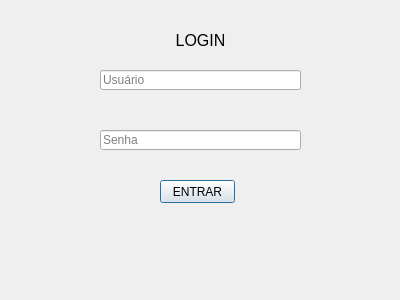
<?xml version="1.0" encoding="UTF-8"?>
<ui version="4.0">
 <class>Dialog</class>
 <widget class="QDialog" name="Dialog">
  <property name="geometry">
   <rect>
    <x>0</x>
    <y>0</y>
    <width>400</width>
    <height>300</height>
   </rect>
  </property>
  <property name="windowTitle">
   <string>Dialog</string>
  </property>
  <widget class="QPushButton" name="pushButton">
   <property name="geometry">
    <rect>
     <x>160</x>
     <y>180</y>
     <width>75</width>
     <height>23</height>
    </rect>
   </property>
   <property name="cursor">
    <cursorShape>PointingHandCursor</cursorShape>
   </property>
   <property name="text">
    <string>ENTRAR</string>
   </property>
  </widget>
  <widget class="QLineEdit" name="lineEdit">
   <property name="geometry">
    <rect>
     <x>100</x>
     <y>130</y>
     <width>201</width>
     <height>20</height>
    </rect>
   </property>
   <property name="text">
    <string/>
   </property>
   <property name="echoMode">
    <enum>QLineEdit::Password</enum>
   </property>
   <property name="placeholderText">
    <string>Senha</string>
   </property>
  </widget>
  <widget class="QLineEdit" name="lineEdit_2">
   <property name="geometry">
    <rect>
     <x>100</x>
     <y>70</y>
     <width>201</width>
     <height>20</height>
    </rect>
   </property>
   <property name="placeholderText">
    <string>Usuário</string>
   </property>
  </widget>
  <widget class="QLabel" name="label">
   <property name="geometry">
    <rect>
     <x>130</x>
     <y>30</y>
     <width>141</width>
     <height>20</height>
    </rect>
   </property>
   <property name="font">
    <font>
     <pointsize>12</pointsize>
    </font>
   </property>
   <property name="layoutDirection">
    <enum>Qt::RightToLeft</enum>
   </property>
   <property name="styleSheet">
    <string notr="true">font: 75 8pt &quot;MS Shell Dlg 2&quot;;
font: 12pt &quot;MS Shell Dlg 2&quot;;</string>
   </property>
   <property name="text">
    <string>LOGIN</string>
   </property>
   <property name="alignment">
    <set>Qt::AlignCenter</set>
   </property>
  </widget>
 </widget>
 <resources/>
 <connections/>
</ui>
